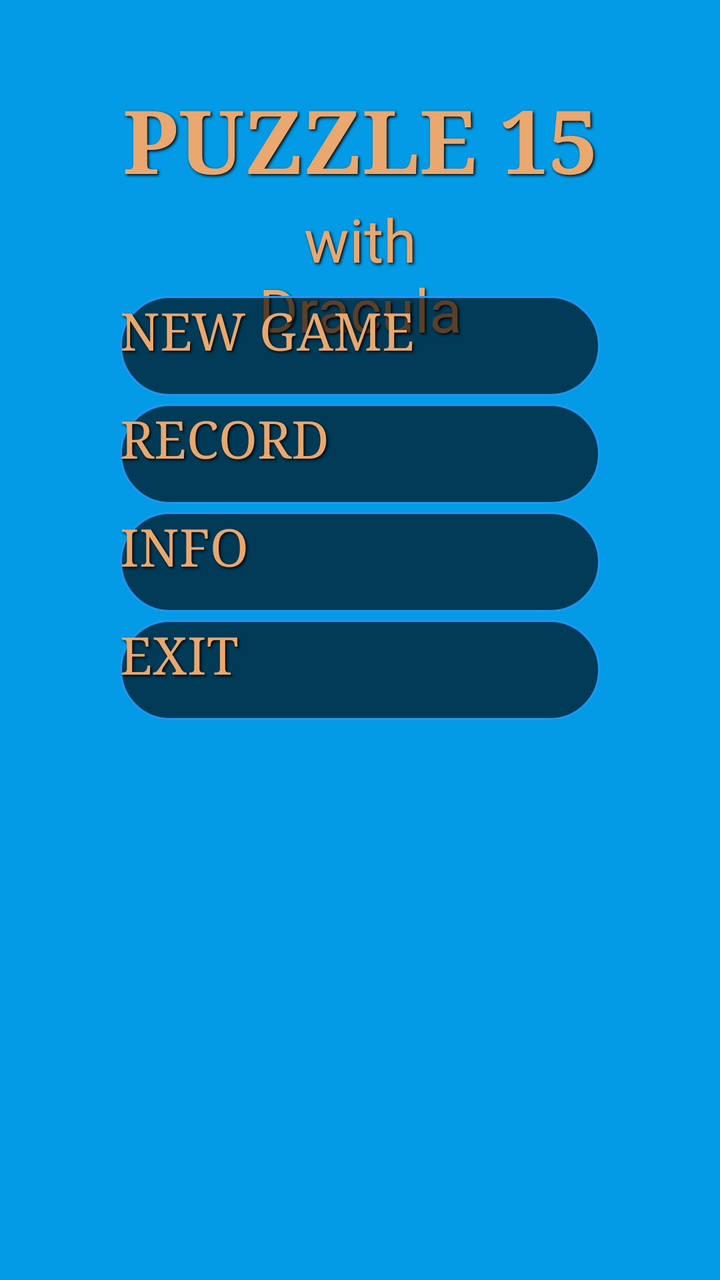
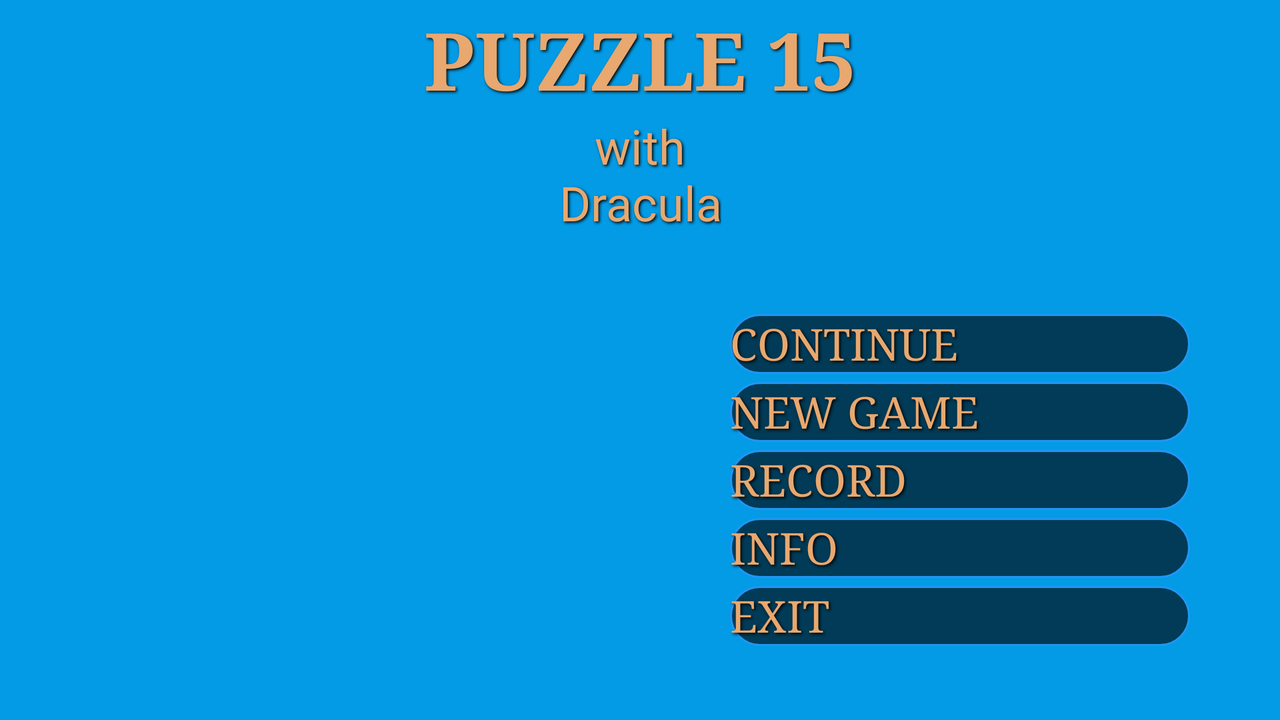

Two renders of one Android screen. The first uses the default layout on a phone; the second uses the alternative layout the repository ships for a different screen configuration, on a matching device. The two XML files are below.
<!-- AndroidManifest.xml: application theme Theme.Puzzle15 -->
<!-- res/layout/activity_enter_view.xml -->
<?xml version="1.0" encoding="utf-8"?>
<androidx.constraintlayout.widget.ConstraintLayout xmlns:android="http://schemas.android.com/apk/res/android"
    xmlns:app="http://schemas.android.com/apk/res-auto"
    xmlns:tools="http://schemas.android.com/tools"
    android:layout_width="match_parent"
    android:layout_height="match_parent"
    android:background="#039BE5"
    android:orientation="vertical"
    tools:context=".EnterView">

    <TextView
        android:id="@+id/puzzle"
        android:layout_width="wrap_content"
        android:layout_height="wrap_content"
        android:layout_marginTop="40dp"
        android:fontFamily="serif"
        android:shadowColor="@color/black"
        android:shadowDx="2"
        android:shadowDy="2"
        android:shadowRadius="3"
        android:text="PUZZLE 15"
        android:textColor="#E8A86F"
        android:textSize="44sp"
        android:textStyle="bold"
        app:layout_constraintEnd_toEndOf="parent"
        app:layout_constraintStart_toStartOf="parent"
        app:layout_constraintTop_toTopOf="parent" />

    <TextView
        android:layout_width="wrap_content"
        android:layout_height="wrap_content"
        android:fontFamily="@font/arizonia"
        android:gravity="center"
        android:shadowColor="@color/black"
        android:shadowDx="2"
        android:shadowDy="2"
        android:shadowRadius="3"
        android:text="with\nDracula"
        android:textColor="#E8A86F"
        android:textSize="30sp"
        app:layout_constraintEnd_toEndOf="parent"
        app:layout_constraintStart_toStartOf="parent"
        app:layout_constraintTop_toBottomOf="@id/puzzle" />


    <LinearLayout
        android:layout_width="wrap_content"
        android:layout_height="wrap_content"
        android:layout_marginBottom="8dp"
        android:orientation="vertical"
        app:layout_constraintBottom_toTopOf="@id/test"
        app:layout_constraintEnd_toEndOf="parent"
        app:layout_constraintStart_toStartOf="parent">

        <androidx.appcompat.widget.AppCompatButton
            android:id="@+id/continueButton"
            style="@style/menuView"
            android:text="CONTINUE"
            tools:visibility="gone" />

        <androidx.appcompat.widget.AppCompatButton
            android:id="@+id/kirishButton"
            style="@style/menuView"
            android:text="NEW GAME" />

        <androidx.appcompat.widget.AppCompatButton
            android:id="@+id/recordButton"
            style="@style/menuView"
            android:text="RECORD" />

        <androidx.appcompat.widget.AppCompatButton
            android:id="@+id/infoButton"
            style="@style/menuView"
            android:text="INFO" />

        <androidx.appcompat.widget.AppCompatButton
            android:id="@+id/exitButton"
            style="@style/menuView"
            android:text="EXIT" />

    </LinearLayout>

    <ImageView
        android:id="@+id/test"
        android:layout_width="match_parent"
        android:layout_height="270dp"
        android:background="@drawable/test1"
        app:layout_constraintBottom_toBottomOf="parent"
        app:layout_constraintEnd_toEndOf="parent"
        app:layout_constraintStart_toStartOf="parent" />


</androidx.constraintlayout.widget.ConstraintLayout>
<!-- resources referenced by this layout -->
<resources>
  <color name="black">#FF000000</color>
  <style name="menuView">
          <item name="android:shadowColor">@color/black</item>
          <item name="android:shadowRadius">3</item>
          <item name="android:shadowDx">2</item>
          <item name="android:shadowDy">2</item>
          <item name="android:fontFamily">serif</item>
          <item name="android:textColor">#E8A86F</item>
          <item name="android:layout_width">240dp</item>
          <item name="android:layout_height">50dp</item>
          <item name="android:textSize">26sp</item>
          <item name="android:layout_margin">2dp</item>
          <item name="android:layout_gravity">top|center</item>
          <item name="android:background">@drawable/menuview</item>
      </style>
  <!-- drawable menuview (drawable) -->
  <?xml version="1.0" encoding="utf-8"?>
  <selector xmlns:android="http://schemas.android.com/apk/res/android">
      <item android:state_pressed="true">
      <shape>
          <solid android:color="#B3000000" />
          <corners android:radius="50dp" />
          <stroke
              android:color="#2196F3"
              android:width="2dp" />
      </shape>
      </item>
  
      <item>
          <shape>
              <solid android:color="#9E000000" />
              <stroke
                  android:color="#2196F3"
                  android:width="1dp" />
              <corners android:radius="50dp" />
          </shape>
      </item>
  </selector>
</resources>
<!-- res/layout-land/activity_enter_view.xml (the repository's variant of the layout above) -->
<!-- drawn on the phone turned sideways -->
<?xml version="1.0" encoding="utf-8"?>
<LinearLayout xmlns:android="http://schemas.android.com/apk/res/android"
    android:layout_width="match_parent"
    android:layout_height="match_parent"
    android:background="#039BE5"
    android:orientation="vertical">

    <LinearLayout
        android:layout_width="match_parent"
        android:layout_height="0dp"
        android:layout_weight="2"
        android:gravity="center"
        android:orientation="vertical">

        <TextView
            android:id="@+id/puzzle"
            android:layout_width="wrap_content"
            android:layout_height="wrap_content"
            android:fontFamily="serif"
            android:text="PUZZLE 15"
            android:shadowColor="@color/black"
            android:shadowRadius="3"
            android:shadowDx="2"
            android:shadowDy="2"
            android:textColor="#E8A86F"
            android:textSize="40sp"
            android:textStyle="bold" />

        <TextView
            android:layout_width="wrap_content"
            android:layout_height="wrap_content"
            android:fontFamily="@font/arizonia"
            android:gravity="center"
            android:text="with\nDracula"
            android:shadowColor="@color/black"
            android:shadowRadius="3"
            android:shadowDx="2"
            android:shadowDy="2"
            android:textColor="#E8A86F"
            android:textSize="24sp" />


    </LinearLayout>

    <LinearLayout

        android:layout_width="match_parent"
        android:layout_height="0dp"
        android:layout_weight="4"
        android:gravity="center"
        android:orientation="horizontal"
        android:weightSum="2">

        <LinearLayout
            android:layout_width="0dp"
            android:layout_height="match_parent"
            android:layout_weight="1"
            android:gravity="bottom|center"
            android:orientation="vertical">

            <View
                android:id="@+id/test"
                android:layout_width="350dp"
                android:layout_height="200dp"
                android:background="@drawable/test1" />

        </LinearLayout>

        <LinearLayout
            android:layout_width="0dp"
            android:layout_height="match_parent"
            android:layout_weight="1"
            android:gravity="center"
            android:orientation="vertical">

            <androidx.appcompat.widget.AppCompatButton
                android:id="@+id/continueButton"
                style="@style/menuView"
                android:elevation="8dp"
                android:layout_width="230dp"
                android:layout_height="30dp"
                android:text="CONTINUE"
                android:textSize="22sp" />

            <androidx.appcompat.widget.AppCompatButton
                android:id="@+id/kirishButton"
                style="@style/menuView"
                android:elevation="8dp"
                android:layout_width="230dp"
                android:layout_height="30dp"
                android:text="NEW GAME"
                android:textSize="22sp" />

            <androidx.appcompat.widget.AppCompatButton
                android:id="@+id/recordButton"
                style="@style/menuView"
                android:elevation="8dp"
                android:layout_width="230dp"
                android:layout_height="30dp"
                android:text="RECORD"
                android:textSize="22sp" />

            <androidx.appcompat.widget.AppCompatButton
                android:id="@+id/infoButton"
                style="@style/menuView"
                android:elevation="8dp"
                android:layout_width="230dp"
                android:layout_height="30dp"
                android:text="INFO"
                android:textSize="22sp" />

            <androidx.appcompat.widget.AppCompatButton
                android:id="@+id/exitButton"
                style="@style/menuView"
                android:elevation="8dp"
                android:layout_width="230dp"
                android:layout_height="30dp"
                android:text="EXIT"
                android:textSize="22sp" />

        </LinearLayout>


    </LinearLayout>

</LinearLayout>
